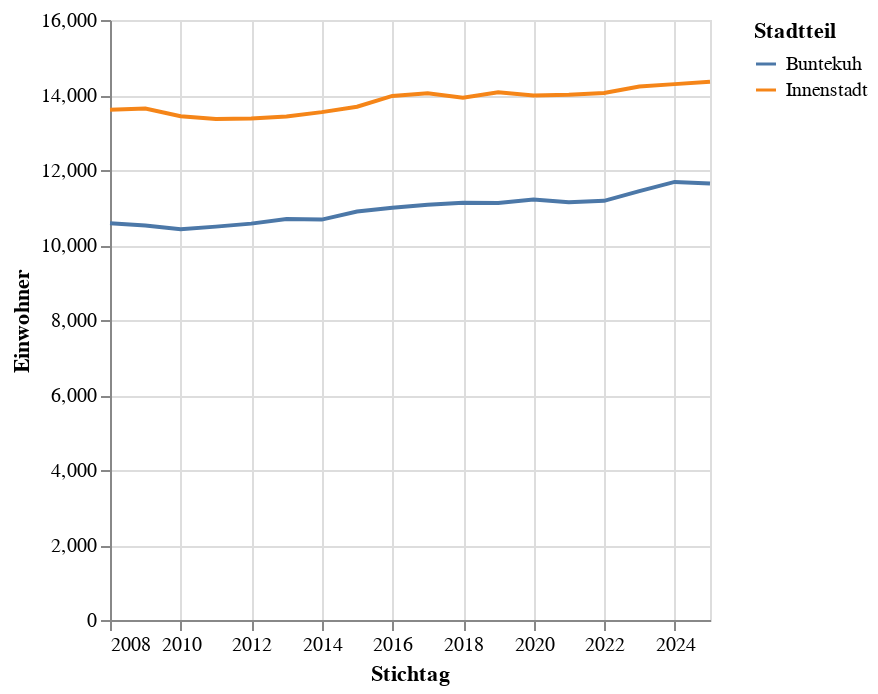

Notebook source saved alongside this figure:
### Code cell
stadtteile = ["Innenstadt", "Buntekuh"]

filtered = df.loc[stadtteile]
filtered = filtered.reset_index()

(
    alt.Chart(filtered)
    .mark_line()
    .encode(
        x=alt.X("stichtag", title="Stichtag"),
        y=alt.Y("einwohner", title="Einwohner"),
        color=alt.Color("stadtteil_name", title="Stadtteil"),
    )
)

### Figure 1 — Vega-Lite specification as saved in the notebook (floating-point values rounded to 4 significant figures)
{"config": {"view": {"continuousWidth": 300, "continuousHeight": 300}}, "data": {"name": "data-3507d4196a3fd0b5175f13ff25024b7b"}, "mark": {"type": "line"}, "encoding": {"color": {"field": "stadtteil_name", "title": "Stadtteil", "type": "nominal"}, "x": {"field": "stichtag", "title": "Stichtag", "type": "temporal"}, "y": {"field": "einwohner", "title": "Einwohner", "type": "quantitative"}}, "$schema": "https://vega.github.io/schema/vega-lite/v5.20.1.json", "datasets": {"data-3507d4196a3fd0b5175f13ff25024b7b": [{"stadtteil_name": "Innenstadt", "stadtteil": "https://opendata.luebeck.de/vokabular/stadtteil/INN", "stichtag": "2024-12-31T00:00:00", "einwohner": 14356}, {"stadtteil_name": "Innenstadt", "stadtteil": "https://opendata.luebeck.de/vokabular/stadtteil/INN", "stichtag": "2023-12-31T00:00:00", "einwohner": 14290}, {"stadtteil_name": "Innenstadt", "stadtteil": "https://opendata.luebeck.de/vokabular/stadtteil/INN", "stichtag": "2022-12-31T00:00:00", "einwohner": 14228}, {"stadtteil_name": "Innenstadt", "stadtteil": "https://opendata.luebeck.de/vokabular/stadtteil/INN", "stichtag": "2021-12-31T00:00:00", "einwohner": 14053}, {"stadtteil_name": "Innenstadt", "stadtteil": "https://opendata.luebeck.de/vokabular/stadtteil/INN", "stichtag": "2020-12-31T00:00:00", "einwohner": 14007}, {"stadtteil_name": "Innenstadt", "stadtteil": "https://opendata.luebeck.de/vokabular/stadtteil/INN", "stichtag": "2019-12-31T00:00:00", "einwohner": 13984}, {"stadtteil_name": "Innenstadt", "stadtteil": "https://opendata.luebeck.de/vokabular/stadtteil/INN", "stichtag": "2018-12-31T00:00:00", "einwohner": 14070}, {"stadtteil_name": "Innenstadt", "stadtteil": "https://opendata.luebeck.de/vokabular/stadtteil/INN", "stichtag": "2017-12-31T00:00:00", "einwohner": 13924}, {"stadtteil_name": "Innenstadt", "stadtteil": "https://opendata.luebeck.de/vokabular/stadtteil/INN", "stichtag": "2016-12-31T00:00:00", "einwohner": 14047}, {"stadtteil_name": "Innenstadt", "stadtteil": "https://opendata.luebeck.de/vokabular/stadtteil/INN", "stichtag": "2015-12-31T00:00:00", "einwohner": 13975}, {"stadtteil_name": "Innenstadt", "stadtteil": "https://opendata.luebeck.de/vokabular/stadtteil/INN", "stichtag": "2014-12-31T00:00:00", "einwohner": 13688}, {"stadtteil_name": "Innenstadt", "stadtteil": "https://opendata.luebeck.de/vokabular/stadtteil/INN", "stichtag": "2013-12-31T00:00:00", "einwohner": 13543}, {"stadtteil_name": "Innenstadt", "stadtteil": "https://opendata.luebeck.de/vokabular/stadtteil/INN", "stichtag": "2012-12-31T00:00:00", "einwohner": 13424}, {"stadtteil_name": "Innenstadt", "stadtteil": "https://opendata.luebeck.de/vokabular/stadtteil/INN", "stichtag": "2011-12-31T00:00:00", "einwohner": 13373}, {"stadtteil_name": "Innenstadt", "stadtteil": "https://opendata.luebeck.de/vokabular/stadtteil/INN", "stichtag": "2010-12-31T00:00:00", "einwohner": 13363}, {"stadtteil_name": "Innenstadt", "stadtteil": "https://opendata.luebeck.de/vokabular/stadtteil/INN", "stichtag": "2009-12-31T00:00:00", "einwohner": 13436}, {"stadtteil_name": "Innenstadt", "stadtteil": "https://opendata.luebeck.de/vokabular/stadtteil/INN", "stichtag": "2008-12-31T00:00:00", "einwohner": 13640}, {"stadtteil_name": "Innenstadt", "stadtteil": "https://opendata.luebeck.de/vokabular/stadtteil/INN", "stichtag": "2007-12-31T00:00:00", "einwohner": 13607}, {"stadtteil_name": "Buntekuh", "stadtteil": "https://opendata.luebeck.de/vokabular/stadtteil/BUN", "stichtag": "2024-12-31T00:00:00", "einwohner": 11642}, {"stadtteil_name": "Buntekuh", "stadtteil": "https://opendata.luebeck.de/vokabular/stadtteil/BUN", "stichtag": "2023-12-31T00:00:00", "einwohner": 11683}, {"stadtteil_name": "Buntekuh", "stadtteil": "https://opendata.luebeck.de/vokabular/stadtteil/BUN", "stichtag": "2022-12-31T00:00:00", "einwohner": 11437}, {"stadtteil_name": "Buntekuh", "stadtteil": "https://opendata.luebeck.de/vokabular/stadtteil/BUN", "stichtag": "2021-12-31T00:00:00", "einwohner": 11177}, {"stadtteil_name": "Buntekuh", "stadtteil": "https://opendata.luebeck.de/vokabular/stadtteil/BUN", "stichtag": "2020-12-31T00:00:00", "einwohner": 11137}, {"stadtteil_name": "Buntekuh", "stadtteil": "https://opendata.luebeck.de/vokabular/stadtteil/BUN", "stichtag": "2019-12-31T00:00:00", "einwohner": 11216}, {"stadtteil_name": "Buntekuh", "stadtteil": "https://opendata.luebeck.de/vokabular/stadtteil/BUN", "stichtag": "2018-12-31T00:00:00", "einwohner": 11118}, {"stadtteil_name": "Buntekuh", "stadtteil": "https://opendata.luebeck.de/vokabular/stadtteil/BUN", "stichtag": "2017-12-31T00:00:00", "einwohner": 11125}, {"stadtteil_name": "Buntekuh", "stadtteil": "https://opendata.luebeck.de/vokabular/stadtteil/BUN", "stichtag": "2016-12-31T00:00:00", "einwohner": 11073}, {"stadtteil_name": "Buntekuh", "stadtteil": "https://opendata.luebeck.de/vokabular/stadtteil/BUN", "stichtag": "2015-12-31T00:00:00", "einwohner": 10993}, {"stadtteil_name": "Buntekuh", "stadtteil": "https://opendata.luebeck.de/vokabular/stadtteil/BUN", "stichtag": "2014-12-31T00:00:00", "einwohner": 10894}, {"stadtteil_name": "Buntekuh", "stadtteil": "https://opendata.luebeck.de/vokabular/stadtteil/BUN", "stichtag": "2013-12-31T00:00:00", "einwohner": 10678}, {"stadtteil_name": "Buntekuh", "stadtteil": "https://opendata.luebeck.de/vokabular/stadtteil/BUN", "stichtag": "2012-12-31T00:00:00", "einwohner": 10690}, {"stadtteil_name": "Buntekuh", "stadtteil": "https://opendata.luebeck.de/vokabular/stadtteil/BUN", "stichtag": "2011-12-31T00:00:00", "einwohner": 10570}, {"stadtteil_name": "Buntekuh", "stadtteil": "https://opendata.luebeck.de/vokabular/stadtteil/BUN", "stichtag": "2010-12-31T00:00:00", "einwohner": 10490}, {"stadtteil_name": "Buntekuh", "stadtteil": "https://opendata.luebeck.de/vokabular/stadtteil/BUN", "stichtag": "2009-12-31T00:00:00", "einwohner": 10423}, {"stadtteil_name": "Buntekuh", "stadtteil": "https://opendata.luebeck.de/vokabular/stadtteil/BUN", "stichtag": "2008-12-31T00:00:00", "einwohner": 10523}, {"stadtteil_name": "Buntekuh", "stadtteil": "https://opendata.luebeck.de/vokabular/stadtteil/BUN", "stichtag": "2007-12-31T00:00:00", "einwohner": 10582}]}}
